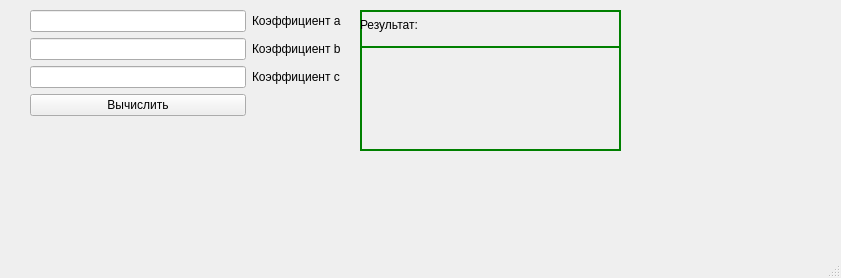
<?xml version="1.0" encoding="UTF-8"?>
<ui version="4.0">
 <class>MainWindow</class>
 <widget class="QMainWindow" name="MainWindow">
  <property name="geometry">
   <rect>
    <x>0</x>
    <y>0</y>
    <width>841</width>
    <height>278</height>
   </rect>
  </property>
  <property name="windowTitle">
   <string>MainWindow</string>
  </property>
  <widget class="QWidget" name="centralwidget">
   <widget class="QWidget" name="gridLayoutWidget">
    <property name="geometry">
     <rect>
      <x>30</x>
      <y>10</y>
      <width>311</width>
      <height>141</height>
     </rect>
    </property>
    <layout class="QGridLayout" name="gridLayout">
     <item row="1" column="0">
      <widget class="QLineEdit" name="koefB"/>
     </item>
     <item row="4" column="0">
      <spacer name="verticalSpacer">
       <property name="orientation">
        <enum>Qt::Vertical</enum>
       </property>
       <property name="sizeHint" stdset="0">
        <size>
         <width>20</width>
         <height>40</height>
        </size>
       </property>
      </spacer>
     </item>
     <item row="2" column="0">
      <widget class="QLineEdit" name="koefC"/>
     </item>
     <item row="0" column="1">
      <widget class="QLabel" name="label">
       <property name="text">
        <string>Коэффициент a</string>
       </property>
      </widget>
     </item>
     <item row="0" column="0">
      <widget class="QLineEdit" name="koefA"/>
     </item>
     <item row="1" column="1">
      <widget class="QLabel" name="label_2">
       <property name="text">
        <string>Коэффициент b</string>
       </property>
      </widget>
     </item>
     <item row="2" column="1">
      <widget class="QLabel" name="label_3">
       <property name="text">
        <string>Коэффициент c</string>
       </property>
      </widget>
     </item>
     <item row="3" column="0">
      <widget class="QPushButton" name="getReesult">
       <property name="text">
        <string>Вычислить</string>
       </property>
      </widget>
     </item>
    </layout>
   </widget>
   <widget class="QWidget" name="verticalWidget" native="true">
    <property name="geometry">
     <rect>
      <x>360</x>
      <y>10</y>
      <width>261</width>
      <height>141</height>
     </rect>
    </property>
    <property name="styleSheet">
     <string notr="true">QWidget
 {   
 border-width: 2px;
 border-style: solid;
 border-color: green;
}
</string>
    </property>
    <layout class="QVBoxLayout" name="verticalLayout">
     <item>
      <widget class="QLabel" name="label_4">
       <property name="maximumSize">
        <size>
         <width>16777215</width>
         <height>30</height>
        </size>
       </property>
       <property name="styleSheet">
        <string notr="true">QWidget
 {   
 border-width: 1px;
 border-style: none;
 border-color: red;
}
</string>
       </property>
       <property name="text">
        <string>Результат:</string>
       </property>
      </widget>
     </item>
     <item>
      <widget class="QLabel" name="answer">
       <property name="text">
        <string/>
       </property>
      </widget>
     </item>
    </layout>
   </widget>
  </widget>
  <widget class="QMenuBar" name="menubar">
   <property name="geometry">
    <rect>
     <x>0</x>
     <y>0</y>
     <width>841</width>
     <height>21</height>
    </rect>
   </property>
  </widget>
  <widget class="QStatusBar" name="statusbar"/>
 </widget>
 <resources/>
 <connections/>
</ui>
